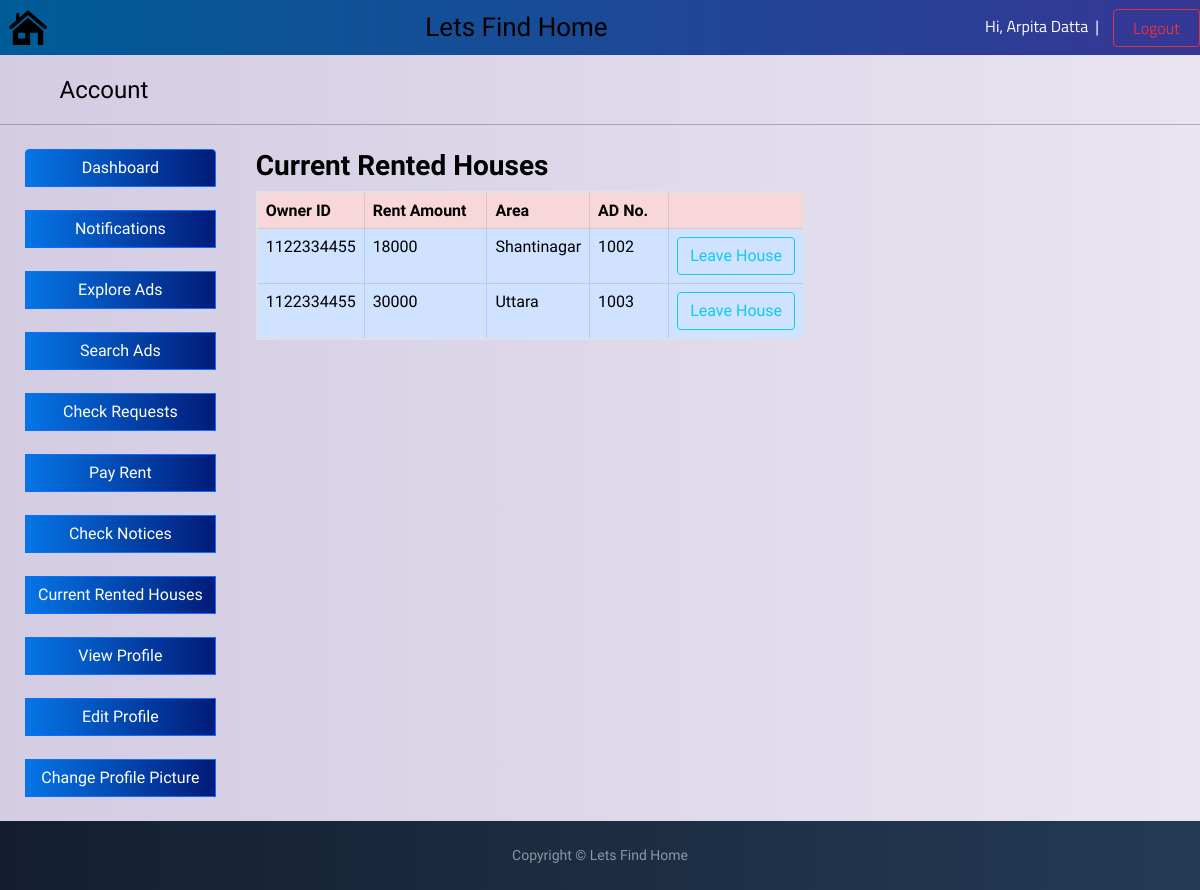
The page /Renter/view/rented_houses.php (signed in) on the database its author committed.
### tables this page shows
CREATE TABLE `renters` (
  `name` varchar(40) NOT NULL,
  `email` varchar(40) NOT NULL,
  `nid` varchar(40) NOT NULL,
  `password` varchar(30) NOT NULL,
  `gender` varchar(10) NOT NULL,
  `dob` varchar(30) NOT NULL,
  `Image` varchar(100) NOT NULL
);

CREATE TABLE `basha_vara` (
  `Owner_ID` varchar(12) NOT NULL,
  `Renter_ID` varchar(12) NOT NULL,
  `Rent` varchar(6) NOT NULL,
  `Area` varchar(20) NOT NULL,
  `AD_No` varchar(5) NOT NULL
);

### Renter/model/Model.php (called while the page is built, shortened)
<?php
function getUserInfo($data)
{
    $conn = db_conn();
    $selectQuery = "SELECT * FROM `renters` where nid = ?";
    try {
        $stmt = $conn->prepare($selectQuery);
        $stmt->execute([$data["NID"]]);
    } catch (PDOException $e) {
        echo $e->getMessage();
    }
    $row = $stmt->fetch(PDO::FETCH_ASSOC);
    if (!empty($row)) {
        return $row;
    }
}
function get_rented_house($id)
{
    $conn = db_conn();
    $selectQuery = "SELECT * FROM `basha_vara` WHERE Renter_ID LIKE '%$id%'";
    try {
        $stmt = $conn->query($selectQuery);
    } catch (PDOException $e) {
        echo $e->getMessage();
    }
    $rows = $stmt->fetchAll(PDO::FETCH_ASSOC);
    return $rows;
}

### Renter/controller/getuserData.php (called while the page is built, shortened)
<?php
include '../model/Model.php';
class getDataFromFile{
    function checkFromFiles($data){
        return getUserInfo($data);
    }
}
?>

### Renter/controller/get_rented_houses.php (called while the page is built)
<?php
include_once '../model/Model.php';
class getRented{
    function get_Rented($id){
        return get_rented_house($id);
    }
}
?>

### Renter/view/rented_houses.php (the view, shortened to what this page needs)
<?php
if (isset($_SESSION["NID"])) {
    $NID = $_SESSION["NID"];
    $data = array(
        'NID' => $NID
    );
    require_once '../controller/getuserData.php';
    require_once '../controller/get_rented_houses.php';
    $r_house=new getRented($_SESSION["NID"]);
    $c_ads=$r_house->get_Rented($_SESSION["NID"]);
}
?>
<?php
include '../header.php';
?>
<html>
<head>
    <link href="https://cdn.jsdelivr.net/npm/bootstrap@5.1.3/dist/css/bootstrap.min.css" rel="stylesheet">
    <link rel="stylesheet" href="../css/dashboard_styles.css">
</head>
<body class="bd">
    <br>
    <legend>&nbsp; &nbsp; &nbsp; &nbsp;&nbsp; &nbsp;Account
        <hr>
    </legend>
    <div style="display: flex;">
        <div>
            <?php
            include "menu.php";
            ?>
        </div>
    <div style="display: inline-block; padding-left: 40px;">
        <h3><b>Current Rented Houses</b></h3>
            <table class="table table-bordered">
                <tr class="table-danger">
                    <th class="table-danger">Owner ID&nbsp;&nbsp;&nbsp;</th>
                    <th class="table-danger">Rent Amount&nbsp;&nbsp;&nbsp;</th>
                    <th class="table-danger">Area&nbsp;&nbsp;&nbsp;</th>
                    <th class="table-danger">AD No.&nbsp;&nbsp;&nbsp;</th>
                    <th class="table-danger"></th>
                </tr>
                <?php
                if (!empty($c_ads))
                    foreach ($c_ads as $chat) : ?>
                    <tr class="table-primary">
                        <td class="table-primary"><?php echo $chat['Owner_ID']; ?></td>
                        <td class="table-primary"><?php echo $chat['Rent']; ?></td>
                        <td class="table-primary"><?php echo $chat['Area']; ?></td>
                        <td class="table-primary"><?php echo $chat['AD_No']; ?></td>
                        <td><a href="../controller/leave_house.php?id=<?php echo $chat['AD_No'] ?>" class="btn btn-outline-info">Leave House</a></td>
                    </tr>
                <?php endforeach; ?>
            </table>
    </div>
    </div>
    <?php
    include "footer.php";
    ?>
</body>
</html>

### Renter/header.php (shortened to what this page needs)
<?php
$Name = $Email = $Gender = $Password = $Image = "";
if (isset($_SESSION["NID"])) {
    $NID = $_SESSION["NID"];
    $data = array(
        'NID' => $NID
    );
    require_once '../controller/getUserData.php';
    $renterdashboard = new getDataFromFile($data);
    $renter=$renterdashboard->checkFromFiles($data);
    $Name=$renter['name'];
}
?>
<!DOCTYPE html>
<html>
    <head>
    <link href="https://cdn.jsdelivr.net/npm/bootstrap@5.1.3/dist/css/bootstrap.min.css" rel="stylesheet">
</head>
    <body>
      <nav class="navbar fixed-top navbar-dark bg-primary" style="background: linear-gradient(to right, #005c97, #363795);">
          <div>&nbsp;&nbsp;<img class="rounded float-end" src="../images/logo2.png" width="40px" height="35px"></div>
          <div style="font-family: 'Faster One', cursive;font-size:26px;">Lets Find Home</div>
          <div style="font-family: 'Titillium Web', sans-serif; color:white"><?php echo "Hi, ". $Name;?>&nbsp;&nbsp;|&nbsp;&nbsp;&nbsp;
          <a href="logout.php" style="padding-right:5px" class="btn btn-outline-danger"><span>&nbsp;&nbsp;Logout&nbsp;&nbsp;&nbsp;&nbsp;</span></a></div>
      </nav>
    </body>
</html>

### Renter/css/dashboard_styles.css (style rules this page uses)
.bd { font-family: 'Aleo', serif; background: linear-gradient(to right, #d3cce3, #e9e4f0); background-size: cover; background-position: center; height: 100vh; color: #000; }
hr { color: blue; }
table { border: 2px solid blue; }

### Renter/css/footer_styles.css (style rules this page uses)
html, body { height: 100%; }
body { background: #007bff; background: linear-gradient(to right, #0062E6, #33AEFF); }

### rows shown on the page
renters: name "Arpita Datta"
basha_vara: Owner_ID "1122334455", Rent "18000", Area "Shantinagar", AD_No "1002"
basha_vara: Owner_ID "1122334455", Rent "30000", Area "Uttara", AD_No "1003"
